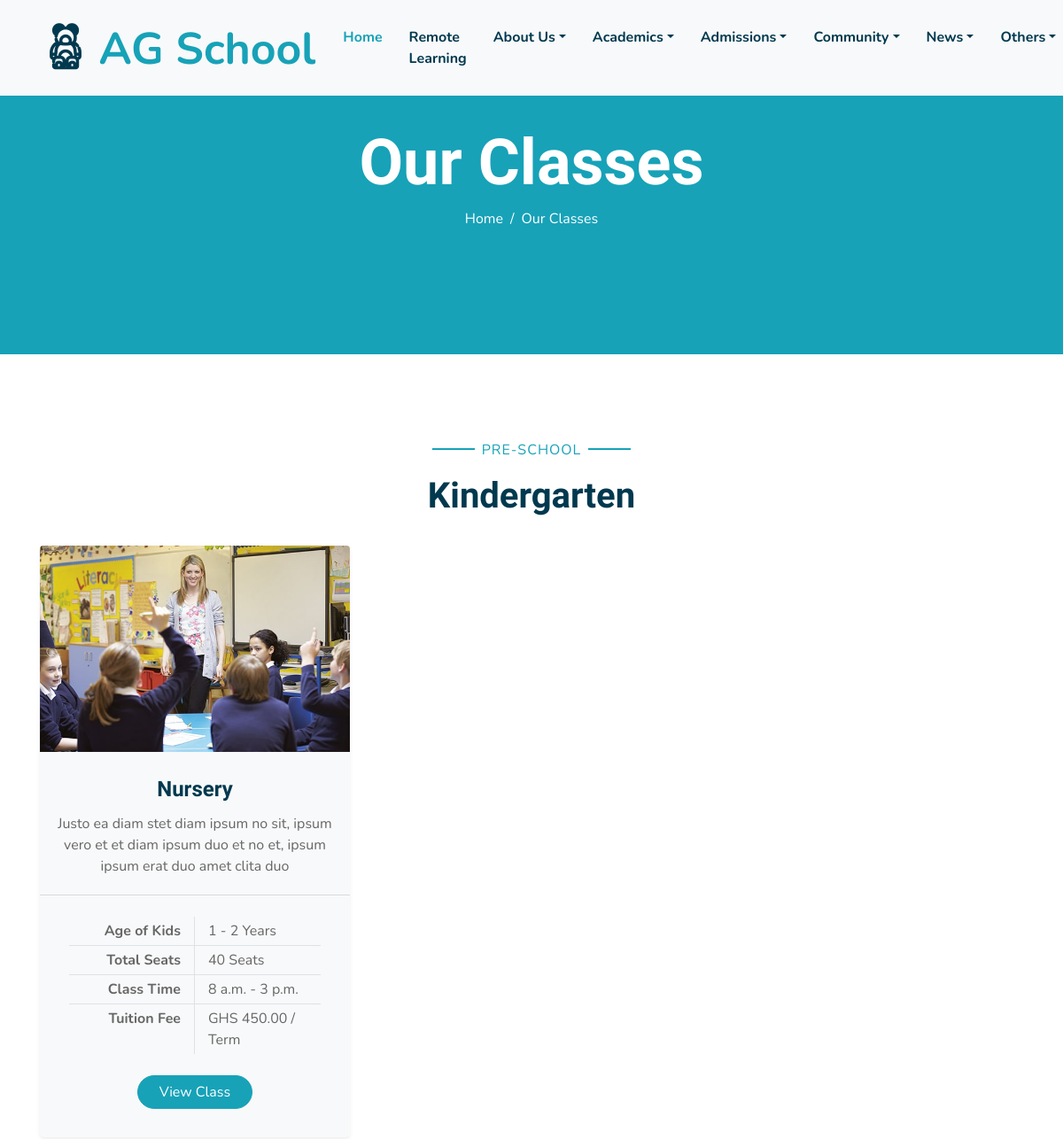
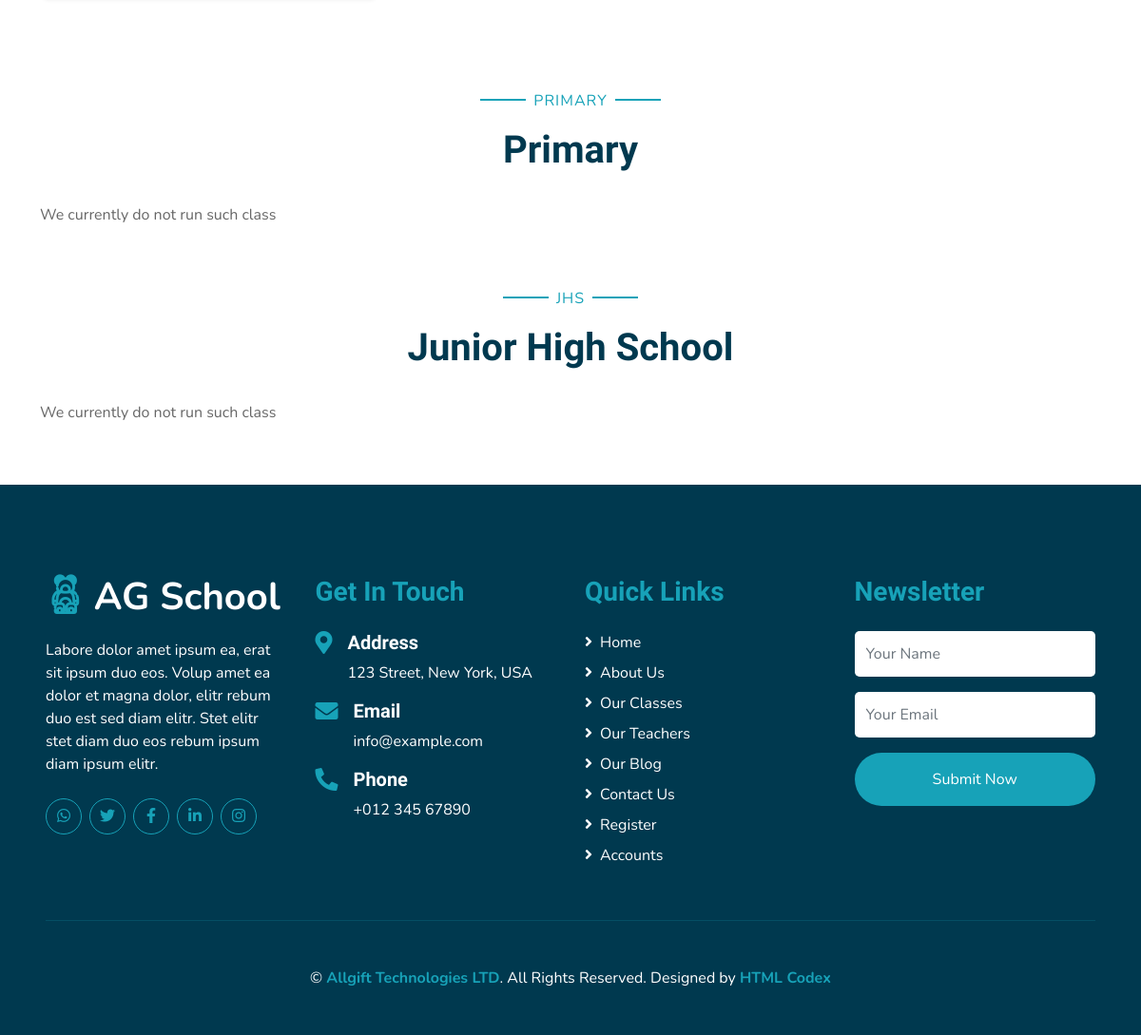
/classes/, run on the app's committed database (2 pictures, top to bottom).
### core/models.py (models this page shows, shortened)
class Class(models.Model):
    picture = models.ImageField(upload_to='class', default='class-1.jpg')
    video = models.FileField(upload_to='class', null=True, blank=True)
    level = models.CharField(max_length=15, choices=LEVEL_CHOICES)
    name = models.CharField(max_length=15, unique=True)
    slug = models.SlugField()
    min_age = models.IntegerField()
    max_age = models.IntegerField()
    tuition_fee = models.DecimalField(max_digits=10, decimal_places=2)
    tuition_interval = models.CharField(max_length=15, choices=TUITION_INTERVAL_CHOICES)
    total_seats = models.IntegerField()
    start_time = models.TimeField(max_length=15)
    close_time = models.TimeField(max_length=15)
    description = models.TextField(null=True, blank=True)

### core/views.py (the view)
# urls.py: path("classes/", views.classes, name='classes'),
def classes(request):
    classes = Class.objects.all()
    context = {
        'classes': classes
    }
    return render(request, 'core/classes.html', context)

### templates/core/classes.html (shortened to what this page needs)
{% extends 'base.html' %}
{% load static %}
{% block content %}
    <div class="container-fluid bg-primary mb-5">
      <div
        class="d-flex flex-column align-items-center justify-content-center"
        style="min-height: 400px"
      >
        <h3 class="display-3 font-weight-bold text-white">Our Classes</h3>
        <div class="d-inline-flex text-white">
          <p class="m-0"><a class="text-white" href="{% url 'home' %}">Home</a></p>
          <p class="m-0 px-2">/</p>
          <p class="m-0">Our Classes</p>
        </div>
      </div>
    </div>
    <div class="container-fluid pt-5">
      <div class="container">
        <div class="text-center pb-2">
          <p class="section-title px-5">
            <span class="px-2">Pre-School</span>
          </p>
          <h1 class="mb-4">Kindergarten</h1>
        </div>
        <div class="row">
          {% for class in classes %}
            {% if class.level == 'Pre-School' %}
              {% include 'helpers/class_item.html' %}
            {% else %}
              <p>We currently do not run such class</p>
            {% endif %}
          {% endfor %}
        </div>
      </div>
    </div>
    <div class="container-fluid pt-5">
      <div class="container">
        <div class="text-center pb-2">
          <p class="section-title px-5">
            <span class="px-2">Primary</span>
          </p>
          <h1 class="mb-4">Primary</h1>
        </div>
        <div class="row">
          {% for class in classes %}
            {% if class.level == 'Junior High' %}
              {% include 'helpers/class_item.html' %}
           {% else %}
              <p>We currently do not run such class</p>
            {% endif %}
          {% endfor %}
        </div>
      </div>
    </div>
    <div class="container-fluid pt-5">
      <div class="container">
        <div class="text-center pb-2">
          <p class="section-title px-5">
            <span class="px-2">JHS</span>
          </p>
          <h1 class="mb-4">Junior High School</h1>
        </div>
        <div class="row">
          {% for class in classes %}
            {% if class.level == 'Junior High' %}
              {% include 'helpers/class_item.html' %}
            {% else %}
              <p>We currently do not run such class</p>
            {% endif %}
          {% endfor %}
        </div>
      </div>
    </div>
{% endblock content %}

### templates/helpers/class_item.html
{% load static %}
<div class="col-lg-4 mb-5">
            <div class="card border-0 bg-light shadow-sm pb-2">
              <img class="card-img-top mb-2" src="{{ class.picture.url }}" alt="" />
              <div class="card-body text-center">
                <h4 class="card-title">{{class.name}}</h4>
                <p class="card-text">
                  {{class.description}}
                </p>
              </div>
              <div class="card-footer bg-transparent py-4 px-5">
                <div class="row border-bottom">
                  <div class="col-6 py-1 text-right border-right">
                    <strong>Age of Kids</strong>
                  </div>
                  <div class="col-6 py-1">{{ class.min_age }} - {{ class.max_age }} Years</div>
                </div>
                <div class="row border-bottom">
                  <div class="col-6 py-1 text-right border-right">
                    <strong>Total Seats</strong>
                  </div>
                  <div class="col-6 py-1">{{ class.total_seats }} Seats</div>
                </div>
                <div class="row border-bottom">
                  <div class="col-6 py-1 text-right border-right">
                    <strong>Class Time</strong>
                  </div>
                  <div class="col-6 py-1">{{ class.start_time }} - {{ class.close_time }}</div>
                </div>
                <div class="row">
                  <div class="col-6 py-1 text-right border-right">
                    <strong>Tuition Fee</strong>
                  </div>
                  <div class="col-6 py-1">GHS {{ class.tuition_fee }} / {{ class.tuition_interval }}</div>
                </div>
              </div>
              <a href="{% url 'class_detail' class.slug %}" class="btn btn-primary px-4 mx-auto mb-4">View Class</a>
            </div>
          </div>

### data on the page
Class: picture (picture), name "Nursery", description "Justo ea diam stet diam ipsum no sit, ipsum vero et et diam ipsum duo et no et, ipsum ipsum erat duo amet clita duo", min_age "1", max_age "2", total_seats "40", start_time "8 a.m.", close_time "3 p.m.", tuition_fee "450.00", tuition_interval "Term", level "We currently do not run such class"
